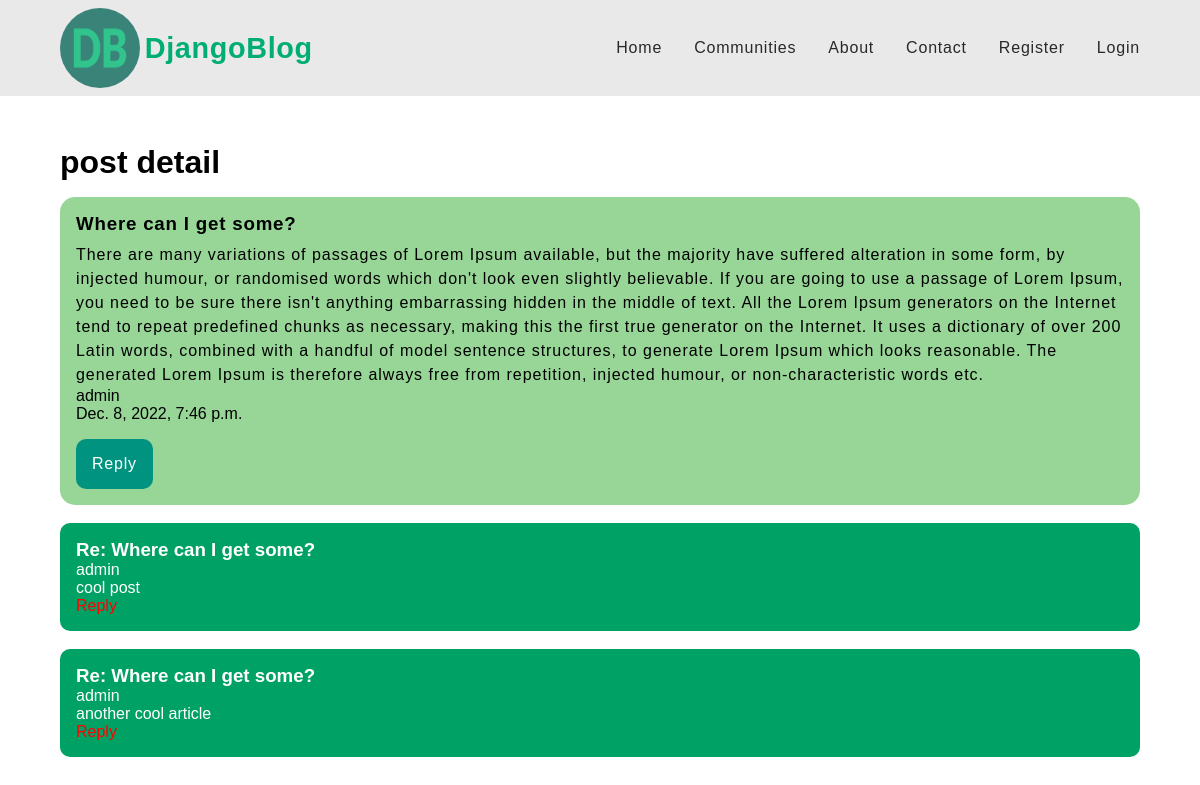
The app's page /post/detail/4, older data.
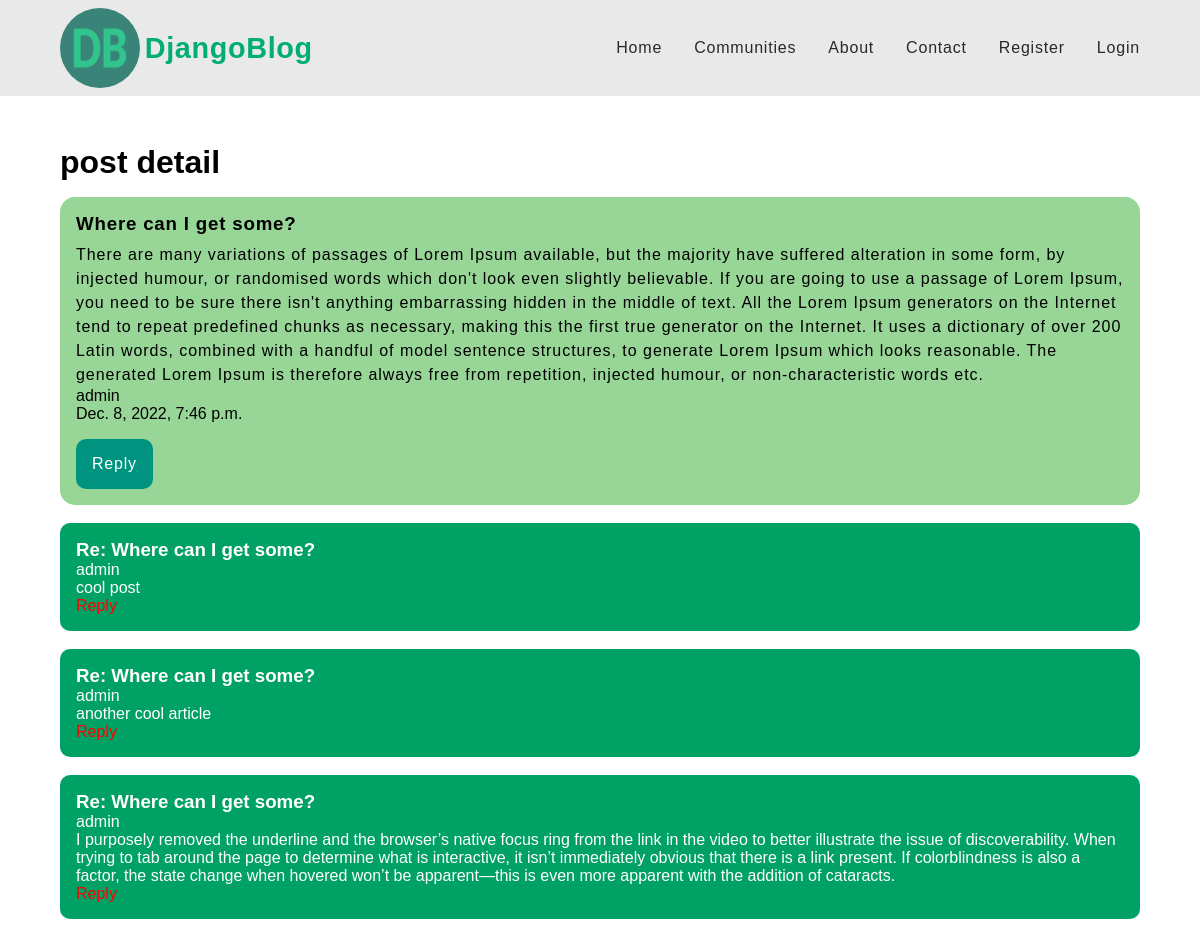
The same page, newer data.
### posts/models.py (models this page shows, shortened)
class PostReply(models.Model):
    user = models.ForeignKey(User, on_delete=models.CASCADE, null=True)
    post = models.ForeignKey(Post, on_delete=models.CASCADE, null=True)
    content = models.TextField()
    class Meta:
        verbose_name_plural = 'Post replies'
    def __str__(self):
        return f'{self.user}'

class Post(models.Model):
    author = models.ForeignKey(User, on_delete=models.CASCADE)
    title = models.CharField(max_length=50)
    content = models.TextField()
    date_created = models.DateTimeField(default=timezone.now)

### posts/views.py (the view)
# urls.py: path('post/detail/<int:pk>', post_detail, name='post-detail'),
def post_detail(request, pk):
    try:
        post = get_object_or_404(Post, pk=pk)
        replies = post.postreply_set.all()
        print(replies)
        context = {
            'replies': replies,
            'post': post
        }
        return render(request, 'posts/post_detail.html', context)
    except:
        return redirect('posts:home')

### posts/templates/posts/post_detail.html (shortened to what this page needs)
{% extends 'posts/index.html' %}
{% block content %}
    <div class="post-detail-container">
        <h1>
            post detail
        </h1>
        <div class="post-detail-wrapper">
            <h3 class="title">{{ post.title }}</h3>
            <p class="content">{{ post.content }}</p>
            <p class="author">{{ post.author.username }}</p>
            <p class="date-created">{{ post.date_created }}</p>
            <a href="{% url 'posts:post-reply' post.pk %}" class="reply-btn">Reply</a>
        </div>
        <br>
        <div class="post-reply-container">
            {% if replies %}
                {% for reply in replies %}
                    <div class="post-reply-wrapper" style="background: rgb(0, 161, 100); padding: 1rem; color: white;
                    border-radius: 10px;">
                        <h3>Re: {{ post.title }}</h3>
                        <p>{{ reply.user.username }}</p>
                        <p>{{ reply.content }}</p>
                        <a href="" style="color: rgb(255, 0, 0)">Reply</a>
                    </div>
                    <br>
                {% endfor %}
            {% endif %}
        </div>
    </div>
{% endblock content %}

Row changes from the older to the newer data that the page shows:
added PostReply: {{ post.title }} "Where can I get some?", user.username "admin", content "I purposely removed the underline and the browser’s native focus ring from the link in the video to better illustrate the issue of discoverability. When trying to tab around the page to determine what is interactive, it isn’t immediately obvious that there is a link present. If colorblindness is also a factor, the state change when hovered won’t be apparent—this is even more apparent with the addition of cataracts."
